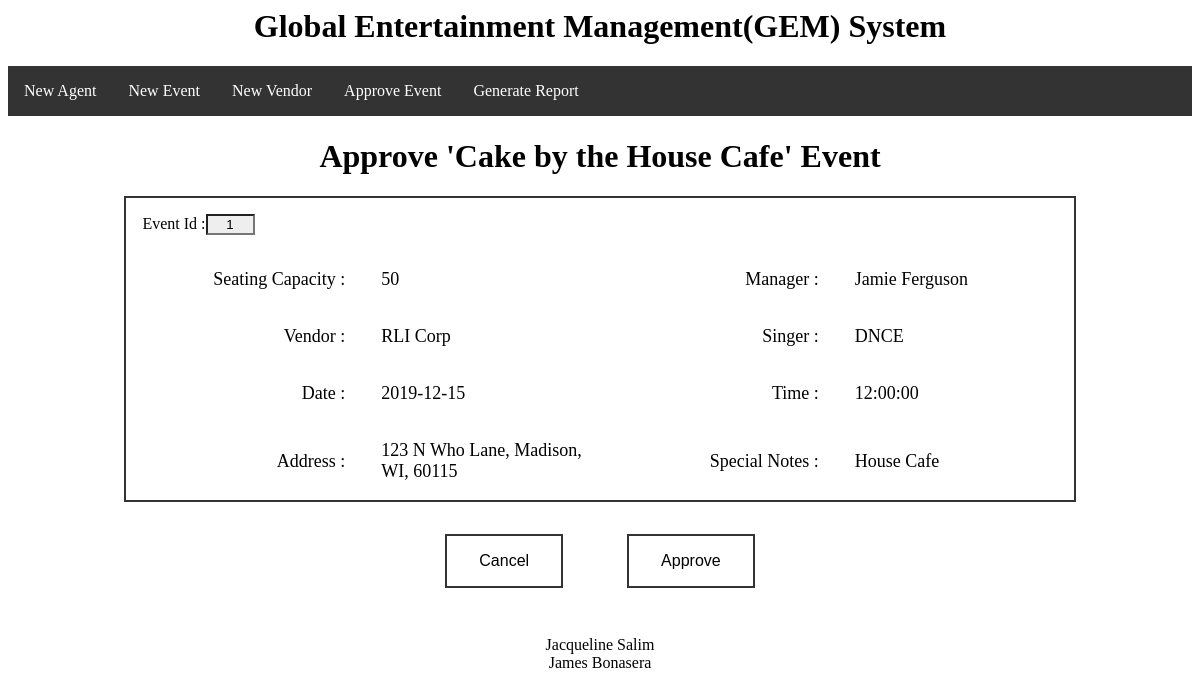
Screenshot of /eventInfo.php?id=1 with the database file from the repository.
### tables this page shows
CREATE TABLE Event
(EventId int auto_increment PRIMARY KEY,
EventName CHAR(50),
Street CHAR(50),
City CHAR(20),
State CHAR(2),
Zip CHAR(10),
Date DATE,
StartTime TIME,
Status CHAR(10),
SeatingCapacity int,
Notes TEXT,
NumTicketsSold int,
Singer CHAR(53),
PerformerType CHAR(6),
PerformerId int,
EventManagerId int,
VendorId int,
foreign key (EventManagerId) references EventManager(EventManagerId),
foreign key (VendorId) references Vendor(VendorId));

CREATE TABLE EventManager
(EventManagerId int auto_increment PRIMARY KEY,
FirstName CHAR(20),
LastName CHAR(20));

CREATE TABLE Vendor
(VendorId int auto_increment PRIMARY KEY,
BusinessName CHAR(50),
Street CHAR(50),
City CHAR(20),
State CHAR(2),
Zip CHAR(10),
Type CHAR(15),
RepFirstName CHAR(25),
RepLastName CHAR(25),
RepEmail CHAR(40),
RepCellNum CHAR(10));

### eventInfo.php (the view, shortened to what this page needs)
<?php
  include("conn.php");
  if (isset($_GET['id'])) {
  $id = $_GET['id'];
  $sql = "SELECT EventId,EventName,SeatingCapacity,Notes,BusinessName,FirstName,LastName,Date,StartTime,Status,Singer,Event.Street as Street,Event.City as City,Event.State as State,Event.Zip as Zip FROM Event,EventManager,Vendor WHERE Event.EventManagerId = EventManager.EventManagerId AND Event.VendorId = Vendor.VendorId AND EventId = ".$id;
  foreach($conn->query($sql) as $events)
  {
  echo '<h1 align="center">Approve \''.$events['EventName'].'\' Event</h1>';
  echo '<form action="approveEvent.php" method="post">';
  echo '<div align="center">';
  echo '<div style=" border: 2px solid #333333; width: 80%">';
   echo '<table width="100%">';
   echo '<div style="float: left; padding: 1em">';
    echo '<label>Event Id :</label>';
    echo '<input style="background: #eeeeee; text-align: center" name="eventId" value="'.$events['EventId'].'" size="3" readonly>';
   echo '</div>';
   echo '<tr>';
   echo '<td align="right" width="25%">';
    echo '<label>Seating Capacity :</label>';
   echo '</td>';
   echo '<td align="left" width="25%">';
    echo '<label>'.$events['SeatingCapacity'].'</label>';
   echo '</td>';
   echo '<td align="right" width="25%">';
    echo '<label>Manager :</label>';
   echo '</td>';
   echo '<td align="left" width="25%">';
    echo '<label>'.$events['FirstName']." ".$events['LastName'].'</label>';
   echo '</td>';
   echo '</tr>';
   echo '<tr>';
   echo '<td align="right" width="25%">';
    echo '<label>Vendor :</label>';
   echo '</td>';
   echo '<td align="left" width="25%">';
    echo '<label>'.$events['BusinessName'].'</label>';
   echo '</td>';
   echo '<td align="right" width="25%">';
    echo '<label>Singer :</label>';
   echo '</td>';
   echo '<td align="left" width="25%">';
    echo '<label>'.$events['Singer'].'</label>';
   echo '</td>';
   echo '</tr>';
   echo '<tr>';
   echo '<td align="right" width="25%">';
    echo '<label>Date :</label>';
   echo '</td>';
   echo '<td align="left" width="25%">';
    echo '<label>'.$events['Date'].'</label>';
   echo '</td>';
   echo '<td align="right" width="25%">';
    echo '<label>Time :</label>';
   echo '</td>';
   echo '<td align="left" width="25%">';
    echo '<label>'.$events['StartTime'].'</label>';
   echo '</td>';
   echo '</tr>';
   echo '<tr>';
   echo '<td align="right" width="25%">';
    echo '<label>Address :</label>';
   echo '</td>';
   echo '<td align="left" width="25%">';
    echo '<label>'.$events['Street'].', '.$events['City'].', '.$events['State'].', '.$events['Zip'].'</label>';
   echo '</td>';
   echo '<td align="right" width="25%">';
    echo '<label>Special Notes :</label>';
   echo '</td>';
   echo '<td align="left" width="25%">';
    echo '<label>'.$events['Notes'].'</label>';
   echo '</td>';
   echo '</tr>';
  echo '</table>';
  echo '</div>';
  echo '<div style="padding: 2em;" align="center">';
    echo '<button class="button button1" style="margin: 0 2em" onClick="history.back()" name="foo" value="cancel">Cancel</button>';
    echo '<button type="submit" class="button button1" style="margin: 0 2em">Approve</button>';
  echo '</div>';
  echo '</div>';
  echo '</form>';
  }
  }
?>

### rows the page displays
event: EventName "Cake by the House Cafe", eventId "1", SeatingCapacity "50", EventManagerId.FirstName "Jamie", EventManagerId.LastName "Ferguson", VendorId.BusinessName "RLI Corp", Singer "DNCE", Date "2019-12-15", StartTime "12:00:00", Street "123 N Who Lane", City "Madison", State "WI", Zip "60115", Notes "House Cafe"
